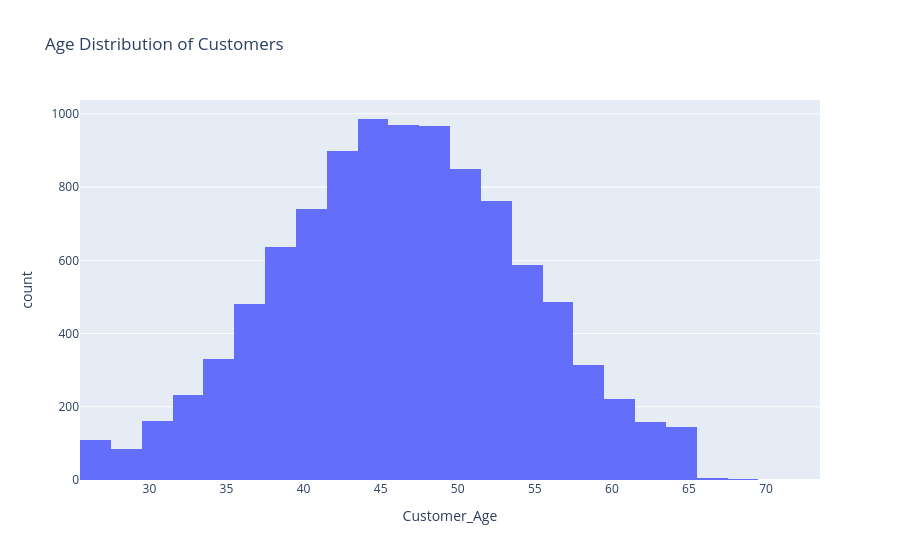

Source (notebook cell):
### Markdown cell above
### Business Insight

Compare churn levels between male and female customers to identify whether one group requires targeted retention strategies.

### Code cell
fig = px.histogram(
    data,
    x="Customer_Age",
    nbins=25,
    title="Age Distribution of Customers"
)

fig.show()

### Figure 1 — Plotly figure (JSON) as saved in the notebook; plotly's stock layout.template omitted (floating-point values rounded to 4 significant figures; data arrays with more than 128 entries replaced by an {"elided": "..."} marker saying what was removed)
{"data": [{"bingroup": "x", "hovertemplate": "Customer_Age=%{x}<br>count=%{y}<extra></extra>", "legendgroup": "", "marker": {"color": "#636efa", "pattern": {"shape": ""}}, "name": "", "nbinsx": 25, "orientation": "v", "showlegend": false, "type": "histogram", "x": {"elided": "10127 int values"}, "xaxis": "x", "yaxis": "y"}], "layout": {"barmode": "relative", "legend": {"tracegroupgap": 0}, "title": {"text": "Age Distribution of Customers"}, "xaxis": {"anchor": "y", "domain": [0, 1], "title": {"text": "Customer_Age"}}, "yaxis": {"anchor": "x", "domain": [0, 1], "title": {"text": "count"}}}}
